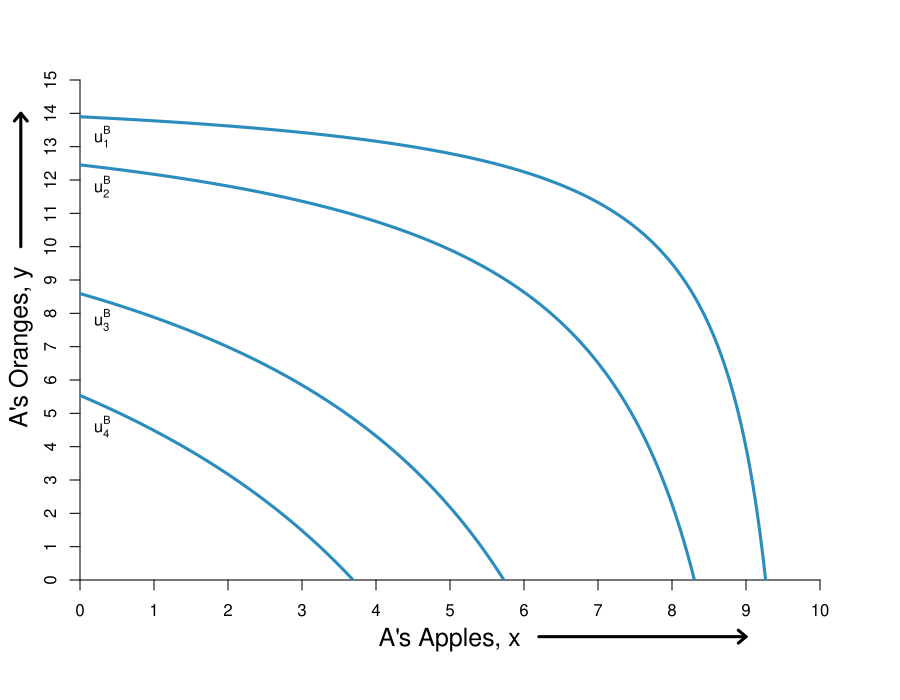

Write R code to recreate this figure.
#Graph Designer: Simon Halliday & Madeleine Wettach '20
#Authors: Bowles, Foley and Halliday
#Title: Microeconomics: Competition, Conflict and Coordination

require(shape)
pdf(file = "property/step_by_step_graphs_5/property_hg_he_step1.pdf", width = 9, height = 7)

#Set parameters for graphics
axislabelsize <- 1.5
graphlinewidth <- 3

COL <- c("#7fc97f", "#beaed4", "#fdc086", "#ffff99", "#386cb0", "#f0027f", "#bf5b17", "#666666")
COLA <- c("#99d8c9","#66c2a4","#41ae76", "#238b45", "#005824")
COLB <- c("#4eb3d3", "#2b8cbe", "#0868ac","#084081")

par(mar =  c(6, 4, 4, 4))

uA <- function(x, y) {
  0.5*log(x) + 0.5*log(y) + 0.35*log(10 - x) + 0.35*log(15 - y)
}

uB <- function(x, y) {
  0.5*log(10 - x) + 0.5*log(15 - y)
}

xlims <- c(0, 10)
ylims <- c(0, 15)

npts <- 501 
x <- seq(xlims[1], xlims[2], length.out = npts)
y <- seq(ylims[1], ylims[2], length.out = npts) 
a <- c(2.2, 2.526628, 2.9, 3.1)
b <- c(1.2, 1.618586, 2.08, 2.275)

#For B we need a utility where xA = 5.88, ya = 8.82 => corresponds to 1.618 above

plot(0, 0, xlim = xlims, ylim = ylims, type = "n",
     xlab = expression(paste("")),
     ylab = expression(paste("")), 
     xaxt = "n", 
     yaxt = "n", 
     cex.lab = axislabelsize, 
     bty = "n",
     xaxs="i", 
     yaxs="i")

ticksy <- seq(from = 0, to = 15, by = 1)
ylabels <- seq(from = 0, to = 15, by = 1)
ticksx <- seq(from = 0, to = 10, by = 1)
xlabels <- seq(from = 0, to = 10, by = 1)
axis(1, at = ticksx, pos = 0, labels = xlabels)
axis(2, at = ticksy, pos = 0, labels = ylabels, las = 0)
##iso welfare curves
#contour(x, y, 
#        outer(x, y, uA),
#        drawlabels = FALSE,
#        col = COLA[3],
#        lwd = graphlinewidth,
#        levels = a, 
#        xaxs="i", 
#        yaxs="i", 
#        add = TRUE) 

mtext("A's Apples, x", side=1, line = 2.5, cex = axislabelsize)
text(-0.8, 7, expression(paste("A's Oranges, y")), xpd = TRUE, cex = axislabelsize, srt = 90) 

#Add arrows:
arrows(-0.8, 10, -0.8, 14, xpd = TRUE, length=0.1,angle=40,lwd=3)
arrows(6.2, -1.7, 9, -1.7, xpd = TRUE, length=0.1,angle=40,lwd=3)


contour(x, y, 
        outer(x, y, uB),
        drawlabels = FALSE,
        col = COLB[2],
        lwd = graphlinewidth,
        levels = b, 
        add = TRUE
) 

###segments(0, 0, 5.88, 8.88, lty = 1, col = COL[2] , lwd = graphlinewidth)
###text(5.5, 6.4, expression("Pareto Efficient Curve"))
###Arrows(5.3, 6.7, 5.3, 7.6, col = "black", lty = 1, lwd = 2, arr.type = "triangle", arr.lwd = 0.5)

#Label the iso-welfare functions for the HG, Aisha
##text(9.8, 2.9, expression(v[1]^A))
##text(9.35, 3.5, expression(v[2]^A))
##text(8.3, 5.2, expression(v[3]^A))
##text(6.6, 8.3, expression(v[4]^A))

#Label the indifference curves for the HE, Betty
text(0.3, 13.3, expression(u[1]^B))
text(0.3, 11.8, expression(u[2]^B))
text(0.3, 7.8, expression(u[3]^B))
text(0.3, 4.6, expression(u[4]^B))

#A's bliss point - 3.1073 is the value of u
###points(5.88, 8.82, pch = 16, col = "black", cex = 1.5)
###text(5.88, 11, expression(paste("A's highest v, ", v[max]^A)))
###Arrows(5.88, 10.6, 5.88, 9.3, col = "black", lty = 1, lwd = 2, arr.type = "triangle", arr.lwd = 0.5)

#Label point i. 
##points(5, 7.5, pch = 16, col = "black", cex = 1.5)
##text(5, 7.9, expression(paste("i")))

#Label two points for comparison
##points(2.05, 3.075, pch = 16, col = "black", cex = 1.5)
##text(2.05, 3.55, expression(paste("j")))
##points(9, 13.5, pch = 16, col = "black", cex = 1.5)
##text(9, 13, expression(paste("k")))

#Label two points for comparison
##points(8, 2, pch = 16, col = "black", cex = 1.5)
##text(8, 1.5, expression(paste("e")))



par(new = TRUE)

#Use the same x and ylims as previously, but with locations switched
xlims2 <- c(10, 0)
ylims2 <- c(15, 0)

#Leave the ylab and xlab blank to ensure no axes titles
plot(0, 0, xlim = xlims2, ylim = ylims2, type = "n",
     xlab = expression(paste("")),
     ylab = expression(paste("")),
     xaxt = "n", 
     yaxt = "n", 
    cex.lab = 1.3, 
     bty = "n",
     xaxs="i", 
     yaxs="i")

#Set up axes at sides 3 and 4 (top and right)
##axis(side = 3, at = ticksx, pos = 0, labels = xlabels)
##axis(side = 4, at = ticksy, pos = 0, labels = ylabels, las = 0)
##mtext("B's Apples, x", side=3, line = 2.5, cex = axislabelsize)
##text(-0.8, 7, expression(paste("B's Oranges, y")), xpd = TRUE, cex = axislabelsize, srt = 270) 

#Add arrows:
##arrows(-0.8, 10, -0.8, 14, xpd = TRUE, length=0.1,angle=40,lwd=3)
##arrows(6.2, -1.8, 9, -1.8, xpd = TRUE, length=0.1,angle=40,lwd=3)

dev.off()
